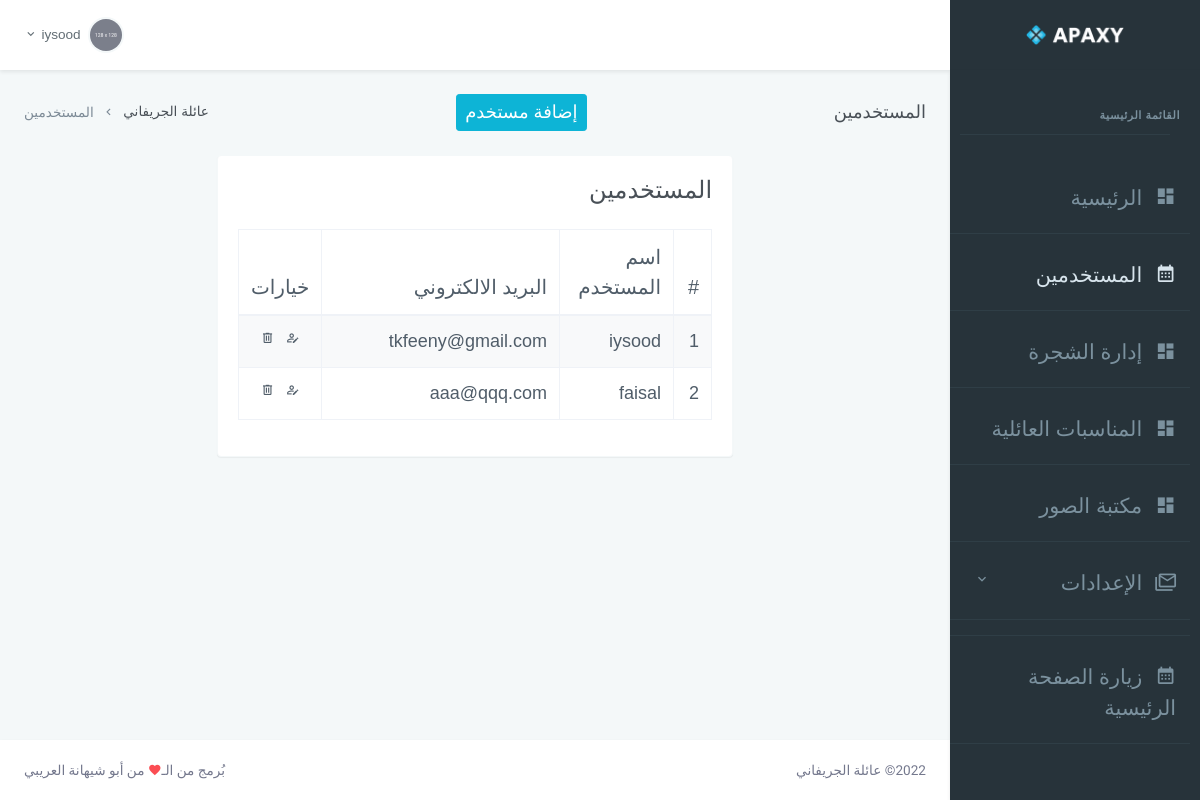
The app's page /staff/users.php (signed in) with its own data.
### tables this page shows
CREATE TABLE `settings` (
  `website_name` varchar(255) DEFAULT NULL,
  `website_url` varchar(255) DEFAULT NULL,
  `website_state` tinyint(1) NOT NULL DEFAULT '0'
);

CREATE TABLE `users` (
  `id` int(11) NOT NULL,
  `username` varchar(255) NOT NULL,
  `email` varchar(255) NOT NULL,
  `password` varchar(255) NOT NULL,
  `permission` mediumtext
);

### includes/config.php (called while the page is built, shortened)
<?php session_start();
$servername = "localhost";
$username = "root";
$password = "root";
$dbname = "family";
$conn = new mysqli($servername, $username, $password, $dbname);
$conn->set_charset('utf8mb4');
$sql = $conn->query("SELECT * FROM settings");
$website_settings = $sql->fetch_assoc();

### staff/includes/function.php (called while the page is built, shortened)
<?php require_once '../includes/config.php';
class MainFunc
{
	private $conn;
	public function __construct() {
		global $conn;
		$this->conn = $conn;
	}
	public function get_all() {
    $all_users = array();
    $result = $this->conn->query("SELECT * FROM `users`");
    if($result->num_rows > 0)
    {
      while ($row = $result->fetch_assoc()) {
        array_push($all_users, $row);
      }
      return $all_users;
    }
		return 'حصل خطأ في تحضير بيانات المستخدمين';
	}
}

### staff/users.php (the view, shortened to what this page needs)
<?php include 'header.php'; ?>
  <div class="main-content">
      <div class="page-content">
          <div class="container-fluid">
              <div class="row">
                  <div class="col-12">
                      <div class="page-title-box d-flex align-items-center justify-content-between">
                          <h4 class="mb-0 font-size-18">المستخدمين</h4>
                          <button type="button" class="btn btn-info btn-sm waves-effect waves-light addNewUser font-size-18" data-toggle="modal" data-target="#updateUserModal">إضافة مستخدم</button>
                          <div class="page-title-right">
                              <ol class="breadcrumb m-0">
                                  <li class="breadcrumb-item"><a href="javascript: void(0);"><?php echo $website_settings['website_name']; ?></a></li>
                                  <li class="breadcrumb-item active">المستخدمين</li>
                              </ol>
                          </div>
                      </div>
                  </div>
              </div>
              <div class="row justify-content-md-center">
                  <div class="col-7">
                      <div class="card">
                          <div class="card-body">
                              <h4 class="header-title mb-4">المستخدمين</h4>
                              <table class="table table-striped table-bordered table-hover dt-responsive nowrap" style="border-collapse: collapse; border-spacing: 0; width: 100%;">
                                  <thead>
                                  <tr>
                                    <th class="col-1 font-size-20">#</th>
                                    <th class="col-3 font-size-20">اسم المستخدم</th>
                                    <th class="col-7 font-size-20">البريد الالكتروني</th>
                                    <th class="col-1 font-size-20">خيارات</th>
                                  </tr>
                                  </thead>
                                  <tbody>
<?php
$users = new MainFunc();
$all_users = $users->get_all();
$b = 0;
for ($i=0; $i < count($all_users); $i++) {
  $b = $b + 1;
  echo "
  <tr>
  <td class='font-size-18'>". $b ."</td>
  <td class='font-size-18'>". $all_users[$i]['username'] ."</td>
  <td class='font-size-18'>". $all_users[$i]['email'] ."</td>
  <td class='text-center'>
    <span onclick='updateUser(". $all_users[$i]['id'] .")'><i class='mdi mdi-account-edit-outline mr-2' title='تحديث البيانات'></i></span>
    <span onclick='removeUser(". $all_users[$i]['id'] .")'><i class='mdi mdi-trash-can-outline' title='حذف المستخدم'></i></span>
  </td>
  </tr>
  ";
}
?>
                                  </tbody>
                              </table>
                          </div>
                      </div>
                  </div>
              </div>
          </div>
      </div>
<?php include '../get_footer.php'; ?>
  </div>
<?php include 'footer.php'; ?>

### get_footer.php
<footer class="footer">
    <div class="container-fluid">
        <div class="row">
            <div class="col-sm-6">
                <?php echo date('Y'); ?>© <?php echo $website_settings['website_name']; ?>
            </div>
            <div class="col-sm-6">
                <div class="text-sm-right d-none d-sm-block">
                    بُرمج من الـ<i class="mdi mdi-heart text-danger"></i> من أبو شيهانة العريبي
                </div>
            </div>
        </div>
    </div>
</footer>

### assets/css/extra.css (style rules this page uses)
.header-title { font-size: 1.5rem; }

### records on screen
settings: website_name "عائلة الجريفاني"
users: username "iysood", email "tkfeeny@gmail.com"
users: username "faisal", email "aaa@qqq.com"

### other values on screen
$_SESSION['user_session']['username'] "iysood"
